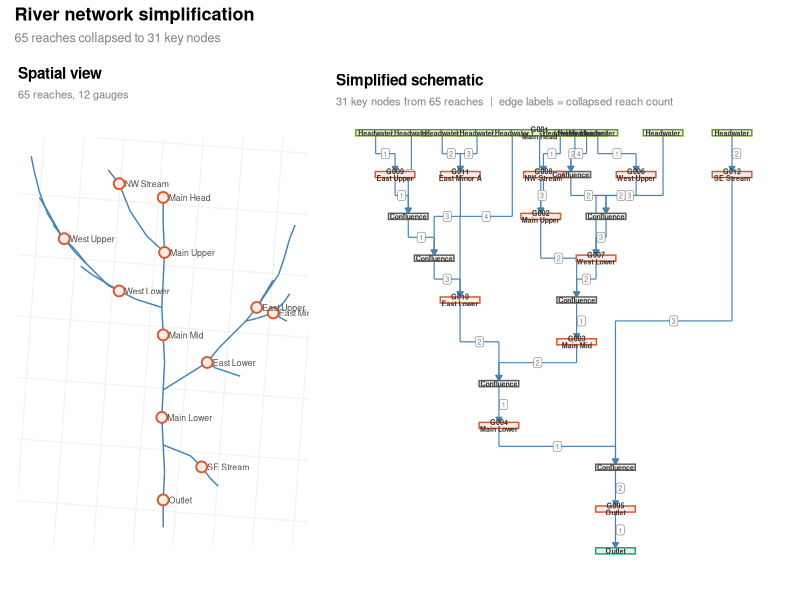

Source code (R):
# =============================================================================
# River Network Simplification: Large Synthetic Catchment
# =============================================================================
#
# ~75 reaches, 12 gauges, realistic dendritic structure.
# Sections 3-10 are identical to the small example — the algorithm scales
# without modification.
#
# Dependencies: sf, igraph, ggplot2, patchwork
# =============================================================================

library(sf)
library(igraph)
library(ggplot2)
library(patchwork)


# -- 1. Build a large synthetic river network --------------------------------
#
# Structure (roughly modelled on a Nene-scale catchment):
#
#   Main stem:    12 reaches, flowing south through the centre
#   West major:    8 reaches, joins main at reach 4
#   East major:    8 reaches, joins main at reach 7
#   West minor A:  4 reaches, joins west major at reach 3
#   West minor B:  3 reaches, joins west major at reach 6
#   East minor A:  5 reaches, joins east major at reach 3
#   East minor B:  4 reaches, joins east major at reach 6
#   East minor C:  3 reaches, sub-tributary off east minor A
#   NW headstream: 4 reaches, joins main at reach 2
#   SE headstream: 5 reaches, joins main at reach 9
#   Far west:      4 reaches, joins west minor A at reach 2
#   Far east:      5 reaches, joins east major at reach 2
#
# Total: ~75 reaches, 12 confluences, 10 headwaters, 1 outlet

make_reach <- function(coords, id) {
  st_sf(
    reach_id = id,
    geometry = st_sfc(st_linestring(coords), crs = 27700)
  )
}

# Helper: build a chain of reaches along a path defined by waypoints
# Returns a list of sf objects with sequential IDs
make_chain <- function(waypoints, id_prefix, start_id = 1) {
  n <- nrow(waypoints) - 1
  lapply(seq_len(n), \(i) {
    id <- sprintf("%s%02d", id_prefix, start_id + i - 1)
    make_reach(waypoints[i:(i + 1), , drop = FALSE], id)
  })
}

# ---- Main stem (M01-M12): centre of catchment, flowing south ----
main_pts <- matrix(c(
  500, 2200,
  500, 2100,
  505, 2000,
  500, 1900,
  495, 1800,   # confluence: west major joins here
  500, 1700,
  505, 1600,
  500, 1500,   # confluence: east major joins here
  495, 1400,
  500, 1300,   # confluence: SE headstream joins here
  505, 1200,
  500, 1100,
  500, 1000
), ncol = 2, byrow = TRUE)
main_reaches <- make_chain(main_pts, "M")

# ---- NW headstream (NW01-NW04): joins main at M02 endpoint (500,2000) ----
nw_pts <- matrix(c(
  300, 2300,
  340, 2250,
  380, 2150,
  440, 2060,
  505, 2000
), ncol = 2, byrow = TRUE)
nw_reaches <- make_chain(nw_pts, "NW")

# ---- West major (W01-W08): joins main at M04 endpoint (495,1800) ----
w_pts <- matrix(c(
  100, 2100,
  140, 2050,
  180, 2000,
  220, 1960,   # confluence: west minor A joins here
  260, 1920,
  300, 1880,
  340, 1860,   # confluence: west minor B joins here
  400, 1830,
  495, 1800
), ncol = 2, byrow = TRUE)
w_reaches <- make_chain(w_pts, "W")

# ---- West minor A (WA01-WA04): joins west major at W03 endpoint (220,1960) ----
wa_pts <- matrix(c(
  50, 2200,
  80, 2150,
  130, 2060,   # confluence: far west joins here
  180, 2010,
  220, 1960
), ncol = 2, byrow = TRUE)
wa_reaches <- make_chain(wa_pts, "WA")

# ---- Far west (FW01-FW04): joins west minor A at WA02 endpoint (130,2060) ----
fw_pts <- matrix(c(
  20, 2350,
  30, 2300,
  50, 2220,
  80, 2140,
  130, 2060
), ncol = 2, byrow = TRUE)
fw_reaches <- make_chain(fw_pts, "FW")

# ---- West minor B (WB01-WB03): joins west major at W06 endpoint (340,1860) ----
wb_pts <- matrix(c(
  200, 1950,
  240, 1920,
  290, 1890,
  340, 1860
), ncol = 2, byrow = TRUE)
wb_reaches <- make_chain(wb_pts, "WB")

# ---- East major (E01-E08): joins main at M07 endpoint (500,1500) ----
e_pts <- matrix(c(
  900, 1900,
  870, 1850,
  840, 1800,   # confluence: far east joins here
  800, 1750,   # confluence: east minor A joins here
  750, 1700,
  700, 1650,
  660, 1600,   # confluence: east minor B joins here
  580, 1550,
  500, 1500
), ncol = 2, byrow = TRUE)
e_reaches <- make_chain(e_pts, "E")

# ---- Far east (FE01-FE05): joins east major at E02 endpoint (840,1800) ----
fe_pts <- matrix(c(
  980, 2100,
  960, 2050,
  940, 1980,
  920, 1920,
  880, 1860,
  840, 1800
), ncol = 2, byrow = TRUE)
fe_reaches <- make_chain(fe_pts, "FE")

# ---- East minor A (EA01-EA05): joins east major at E03 endpoint (800,1750) ----
ea_pts <- matrix(c(
  950, 1750,
  930, 1760,
  900, 1780,   # confluence: east minor C joins here
  870, 1770,
  840, 1760,
  800, 1750
), ncol = 2, byrow = TRUE)
ea_reaches <- make_chain(ea_pts, "EA")

# ---- East minor C (EC01-EC03): joins east minor A at EA02 endpoint (900,1780) ----
ec_pts <- matrix(c(
  960, 1850,
  940, 1820,
  920, 1800,
  900, 1780
), ncol = 2, byrow = TRUE)
ec_reaches <- make_chain(ec_pts, "EC")

# ---- East minor B (EB01-EB04): joins east major at E06 endpoint (660,1600) ----
eb_pts <- matrix(c(
  780, 1550,
  750, 1560,
  720, 1570,
  690, 1580,
  660, 1600
), ncol = 2, byrow = TRUE)
eb_reaches <- make_chain(eb_pts, "EB")

# ---- SE headstream (SE01-SE05): joins main at M09 endpoint (500,1300) ----
se_pts <- matrix(c(
  700, 1150,
  670, 1180,
  640, 1220,
  600, 1260,
  550, 1280,
  500, 1300
), ncol = 2, byrow = TRUE)
se_reaches <- make_chain(se_pts, "SE")

# Combine all reaches
reaches <- do.call(rbind, c(
  main_reaches, nw_reaches, w_reaches, wa_reaches, fw_reaches,
  wb_reaches, e_reaches, fe_reaches, ea_reaches, ec_reaches,
  eb_reaches, se_reaches
))

cat("Built", nrow(reaches), "reaches\n")


# -- 2. Create synthetic gauges ---------------------------------------------
#
# 12 gauges distributed across the network at operationally realistic
# locations: main stem (upper, mid, lower, outlet), major tribs, minor tribs.

gauge_data <- data.frame(
  gauge_id   = sprintf("G%03d", 1:12),
  gauge_name = c(
    "Main Head",       # near top of main stem
    "Main Upper",      # above west confluence
    "Main Mid",        # between west and east confluences
    "Main Lower",      # below east confluence
    "Outlet",          # bottom of main stem
    "West Upper",      # upper west major
    "West Lower",      # lower west major
    "NW Stream",       # NW headstream
    "East Upper",      # upper east major
    "East Lower",      # lower east major
    "East Minor A",    # east minor A
    "SE Stream"        # SE headstream
  ),
  reach_id = c(
    "M01",   # Main Head
    "M03",   # Main Upper
    "M06",   # Main Mid
    "M09",   # Main Lower
    "M12",   # Outlet
    "W02",   # West Upper
    "W07",   # West Lower
    "NW02",  # NW Stream
    "E02",   # East Upper
    "E07",   # East Lower
    "EA03",  # East Minor A
    "SE03"   # SE Stream
  ),
  stringsAsFactors = FALSE
)

gauge_points <- lapply(seq_len(nrow(gauge_data)), \(i) {
  rid <- gauge_data$reach_id[i]
  geom <- reaches$geometry[reaches$reach_id == rid]
  midpt <- st_point_on_surface(geom)
  st_sf(
    gauge_id   = gauge_data$gauge_id[i],
    gauge_name = gauge_data$gauge_name[i],
    reach_id   = gauge_data$reach_id[i],
    geometry   = midpt,
    crs        = 27700
  )
})
gauges <- do.call(rbind, gauge_points)

cat("Placed", nrow(gauges), "gauges\n")


# =============================================================================
# SECTIONS 3-10: IDENTICAL TO THE SMALL EXAMPLE
# The algorithm works the same regardless of network size.
# =============================================================================


# -- 3. Build the full directed graph from reach endpoints -------------------

get_endpoints <- function(geom) {
  cc <- st_coordinates(geom)
  list(
    from = cc[1, c("X", "Y")],
    to   = cc[nrow(cc), c("X", "Y")]
  )
}

make_node_id <- function(xy, digits = 0) {
  paste0(round(xy[["X"]], digits), "_", round(xy[["Y"]], digits))
}

endpoints <- lapply(st_geometry(reaches), get_endpoints)

edge_df <- data.frame(
  from     = vapply(endpoints, \(e) make_node_id(e$from), character(1)),
  to       = vapply(endpoints, \(e) make_node_id(e$to),   character(1)),
  reach_id = reaches$reach_id,
  stringsAsFactors = FALSE
)

g_full <- graph_from_data_frame(edge_df, directed = TRUE)

cat("Full network:", vcount(g_full), "nodes,", ecount(g_full), "edges\n")


# -- 4. Identify key nodes: confluences + gauge locations --------------------

node_deg <- degree(g_full, mode = "all")
confluences <- names(node_deg[node_deg > 2])

# Place gauges at the UPSTREAM (from) end of their reach.
# Using the downstream (to) end risks landing on a confluence node, which
# deduplicates in `keep` and makes the gauge absorb the confluence —
# tributaries then appear to flow into the gauge rather than meeting at
# a junction downstream.
gauge_nodes <- vapply(gauge_data$reach_id, \(rid) {
  row <- which(edge_df$reach_id == rid)
  if (length(row) == 0) return(NA_character_)
  edge_df$from[row[1]]
}, character(1))
names(gauge_nodes) <- gauge_data$gauge_name

headwaters <- names(which(degree(g_full, mode = "in") == 0))
outlets    <- names(which(degree(g_full, mode = "out") == 0))

# If a gauge lands on a headwater node, that's fine — it keeps both roles.
# But if a gauge lands on a confluence, split them: nudge the gauge one
# reach upstream so both the gauge and the confluence appear in the
# simplified graph. (With from-placement this is rare but possible if
# the gauge reach starts at a confluence.)
gauge_on_confluence <- gauge_nodes[gauge_nodes %in% confluences]
if (length(gauge_on_confluence) > 0) {
  warning(
    "Gauge(s) share a node with a confluence: ",
    paste(names(gauge_on_confluence), collapse = ", "),
    "\n  Both will appear but the gauge may sit at the confluence level."
  )
}

keep <- unique(c(confluences, gauge_nodes, headwaters, outlets))

cat("Keeping", length(keep), "nodes:",
    length(confluences), "confluences,",
    sum(!is.na(gauge_nodes)), "gauges,",
    length(headwaters), "headwaters,",
    length(outlets), "outlets\n")


# -- 5. Contract the graph --------------------------------------------------

simplified_edges <- list()

for (node in keep) {
  out_nbs <- neighbors(g_full, node, mode = "out")
  if (length(out_nbs) == 0) next
  
  for (i in seq_along(out_nbs)) {
    current <- V(g_full)$name[out_nbs[i]]
    n_reaches <- 1L
    
    while (!(current %in% keep)) {
      out_next <- neighbors(g_full, current, mode = "out")
      if (length(out_next) == 0) {
        keep <- c(keep, current)
        break
      }
      current <- V(g_full)$name[out_next[1]]
      n_reaches <- n_reaches + 1L
    }
    
    simplified_edges <- c(simplified_edges, list(data.frame(
      from      = node,
      to        = current,
      n_reaches = n_reaches,
      stringsAsFactors = FALSE
    )))
  }
}

simp_df <- do.call(rbind, simplified_edges)
g_simple <- graph_from_data_frame(simp_df, directed = TRUE)

# Tag node types
V(g_simple)$type  <- "other"
V(g_simple)$type[V(g_simple)$name %in% confluences]  <- "confluence"
V(g_simple)$type[V(g_simple)$name %in% gauge_nodes]  <- "gauge"
V(g_simple)$type[V(g_simple)$name %in% headwaters]   <- "headwater"
V(g_simple)$type[V(g_simple)$name %in% outlets]       <- "outlet"

# Build a lookup for gauge labels
gauge_lookup <- setNames(
  paste0(gauge_data$gauge_id, "\n", gauge_data$gauge_name),
  gauge_nodes
)

V(g_simple)$label <- vapply(V(g_simple)$name, \(nm) {
  if (nm %in% names(gauge_lookup)) return(gauge_lookup[[nm]])
  type <- V(g_simple)$type[V(g_simple)$name == nm]
  if (type == "confluence") return("Confluence")
  if (type == "headwater")  return("Headwater")
  if (type == "outlet")     return("Outlet")
  return(nm)
}, character(1))

cat("Simplified:", vcount(g_simple), "nodes,", ecount(g_simple), "edges\n")


# -- 6. Custom hierarchical layout -------------------------------------------

node_names <- V(g_simple)$name
topo_order <- topo_sort(g_simple, mode = "out")

# Depth: longest path from any headwater
depth <- setNames(rep(0L, length(node_names)), node_names)
for (v in topo_order) {
  vname <- V(g_simple)$name[v]
  out_nbs <- neighbors(g_simple, v, mode = "out")
  for (j in seq_along(out_nbs)) {
    nb_name <- V(g_simple)$name[out_nbs[j]]
    depth[nb_name] <- max(depth[nb_name], depth[vname] + 1L)
  }
}

# Subtree width for horizontal spacing
subtree_width <- setNames(rep(1L, length(node_names)), node_names)
for (v in rev(topo_order)) {
  vname <- V(g_simple)$name[v]
  in_nbs <- neighbors(g_simple, v, mode = "in")
  if (length(in_nbs) > 0) {
    subtree_width[vname] <- sum(vapply(seq_along(in_nbs), \(j) {
      subtree_width[V(g_simple)$name[in_nbs[j]]]
    }, integer(1)))
  }
}

# Recursive x-position assignment from the outlet upward
x_pos <- setNames(rep(NA_real_, length(node_names)), node_names)

assign_x <- function(node, x_left, x_right) {
  x_pos[node] <<- (x_left + x_right) / 2
  in_nbs <- neighbors(g_simple, node, mode = "in")
  if (length(in_nbs) == 0) return(invisible(NULL))
  
  in_names <- vapply(
    seq_along(in_nbs),
    \(j) V(g_simple)$name[in_nbs[j]],
    character(1)
  )
  widths  <- subtree_width[in_names]
  total_w <- sum(widths)
  
  cursor <- x_left
  for (k in seq_along(in_names)) {
    frac <- widths[k] / total_w
    child_right <- cursor + frac * (x_right - x_left)
    assign_x(in_names[k], cursor, child_right)
    cursor <- child_right
  }
}

outlet_node <- node_names[V(g_simple)$type == "outlet"][1]
assign_x(outlet_node, 0, 1)

# Layout data frame
layout_df <- data.frame(
  name  = node_names,
  x     = x_pos[node_names],
  y     = -depth[node_names],
  type  = V(g_simple)$type,
  label = V(g_simple)$label,
  stringsAsFactors = FALSE
)

# -- Post-layout spacing pass ------------------------------------------------
# Enforce a minimum horizontal gap between boxes on the same row.
# The subtree-width layout can pack nodes too tightly in narrow branches.
# We sort each row by x and push neighbours apart if they overlap.

min_gap <- 0.14  # minimum centre-to-centre distance (roughly 2 * box_hw + padding)

for (row_y in unique(layout_df$y)) {
  idx <- which(layout_df$y == row_y)
  if (length(idx) <= 1) next
  
  # Sort by current x
  idx <- idx[order(layout_df$x[idx])]
  
  # Iterative push: sweep left to right, nudging rightward if too close
  for (j in 2:length(idx)) {
    gap <- layout_df$x[idx[j]] - layout_df$x[idx[j - 1]]
    if (gap < min_gap) {
      shift <- (min_gap - gap) / 2
      layout_df$x[idx[j]]     <- layout_df$x[idx[j]]     + shift
      layout_df$x[idx[j - 1]] <- layout_df$x[idx[j - 1]] - shift
    }
  }
}

# Rescale x to [0.05, 0.95] so boxes don't clip the plot edges
x_range <- range(layout_df$x)
if (diff(x_range) > 0) {
  layout_df$x <- 0.05 + 0.9 * (layout_df$x - x_range[1]) / diff(x_range)
}

# Edge geometry for the schematic
edge_geom <- do.call(rbind, lapply(seq_len(ecount(g_simple)), \(i) {
  e <- ends(g_simple, i)
  fr <- layout_df[layout_df$name == e[1], ]
  to <- layout_df[layout_df$name == e[2], ]
  data.frame(
    x = fr$x, y = fr$y, xend = to$x, yend = to$y,
    n_reaches = E(g_simple)$n_reaches[i],
    stringsAsFactors = FALSE
  )
}))


# -- 7. Colour palette -------------------------------------------------------

type_colours <- c(
  gauge      = "#D85A30",
  confluence = "#5F5E5A",
  headwater  = "#639922",
  outlet     = "#1D9E75",
  other      = "#888780"
)

type_fills <- c(
  gauge      = "#FAECE7",
  confluence = "#F1EFE8",
  headwater  = "#EAF3DE",
  outlet     = "#E1F5EE",
  other      = "#F1EFE8"
)


# -- 8. Plot: spatial view ---------------------------------------------------

p_spatial <- ggplot() +
  geom_sf(data = reaches, colour = "steelblue", linewidth = 0.5) +
  geom_sf(data = gauges, colour = "#D85A30", fill = "#FAECE7",
          shape = 21, size = 3, stroke = 1) +
  geom_sf_text(data = gauges, aes(label = gauge_name),
               nudge_x = 20, hjust = 0, size = 2.2, colour = "grey30") +
  labs(title = "Spatial view",
       subtitle = paste(nrow(reaches), "reaches,", nrow(gauges), "gauges")) +
  theme_minimal(base_size = 10) +
  theme(
    axis.text     = element_blank(),
    axis.title    = element_blank(),
    panel.grid    = element_line(colour = "grey95"),
    plot.title    = element_text(face = "bold", size = 11),
    plot.subtitle = element_text(colour = "grey50", size = 8)
  )


# -- 9. Plot: schematic diagram ----------------------------------------------

# Scale box sizes to the number of nodes
n_nodes <- nrow(layout_df)
max_depth <- max(depth)

# Adaptive sizing: shrink boxes as the network grows
box_hw <- min(0.08, 0.6 / max(table(layout_df$y)))
box_hh <- min(0.15, 0.8 / (max_depth + 1))

# L-bend edges
edge_geom$ymid <- (edge_geom$y + edge_geom$yend) / 2

p_schema <- ggplot() +
  # Edge segment 1: vertical drop from source
  geom_segment(
    data = edge_geom,
    aes(x = x, y = y - box_hh, xend = x, yend = ymid),
    colour = "steelblue", linewidth = 0.4
  ) +
  # Edge segment 2: horizontal jog
  geom_segment(
    data = edge_geom,
    aes(x = x, y = ymid, xend = xend, yend = ymid),
    colour = "steelblue", linewidth = 0.4
  ) +
  # Edge segment 3: vertical drop into target (with arrow)
  geom_segment(
    data = edge_geom,
    aes(x = xend, y = ymid, xend = xend, yend = yend + box_hh),
    colour = "steelblue", linewidth = 0.4,
    arrow = arrow(length = unit(1.5, "mm"), type = "closed")
  ) +
  # Reach-count badge on each edge
  geom_label(
    data = edge_geom,
    aes(
      x = ifelse(x == xend, x + 0.012, (x + xend) / 2),
      y = ymid,
      label = n_reaches
    ),
    size = 1.8, label.size = 0.2, label.r = unit(1.5, "pt"),
    fill = "white", colour = "grey50",
    label.padding = unit(1.5, "pt")
  ) +
  # Node boxes
  geom_rect(
    data = layout_df,
    aes(
      xmin = x - box_hw, xmax = x + box_hw,
      ymin = y - box_hh, ymax = y + box_hh,
      fill = type, colour = type
    ),
    linewidth = 0.5, show.legend = FALSE
  ) +
  # Node labels
  geom_text(
    data = layout_df,
    aes(x = x, y = y, label = label),
    size = 1.8, fontface = "bold", lineheight = 0.8,
    colour = "grey20"
  ) +
  scale_fill_manual(values = type_fills) +
  scale_colour_manual(values = type_colours) +
  coord_cartesian(clip = "off") +
  labs(
    title    = "Simplified schematic",
    subtitle = paste0(
      n_nodes, " key nodes from ", nrow(reaches), " reaches  |  ",
      "edge labels = collapsed reach count"
    )
  ) +
  theme_void(base_size = 10) +
  theme(
    plot.title    = element_text(face = "bold", size = 11),
    plot.subtitle = element_text(colour = "grey50", size = 8),
    plot.margin   = margin(10, 15, 10, 15)
  )


# -- 10. Combine and save ---------------------------------------------------

p_combined <- p_spatial + p_schema +
  plot_layout(widths = c(1, 1.5)) +
  plot_annotation(
    title    = "River network simplification",
    subtitle = paste(nrow(reaches), "reaches collapsed to",
                     n_nodes, "key nodes"),
    theme    = theme(
      plot.title    = element_text(face = "bold", size = 13),
      plot.subtitle = element_text(colour = "grey50", size = 9)
    )
  )

ggsave("river_network_large.png", p_combined,
       width = 16, height = 10, dpi = 200, bg = "white")

cat("\nDone. Saved to river_network_large.png\n")
cat("Summary:\n")
cat("  Full network:", vcount(g_full), "nodes,", ecount(g_full), "edges\n")
cat("  Simplified:  ", vcount(g_simple), "nodes,", ecount(g_simple), "edges\n")
cat("  Confluences: ", length(confluences), "\n")
cat("  Gauges:      ", sum(!is.na(gauge_nodes)), "\n")
cat("  Headwaters:  ", length(headwaters), "\n")
cat("  Max depth:   ", max_depth, "levels\n")
